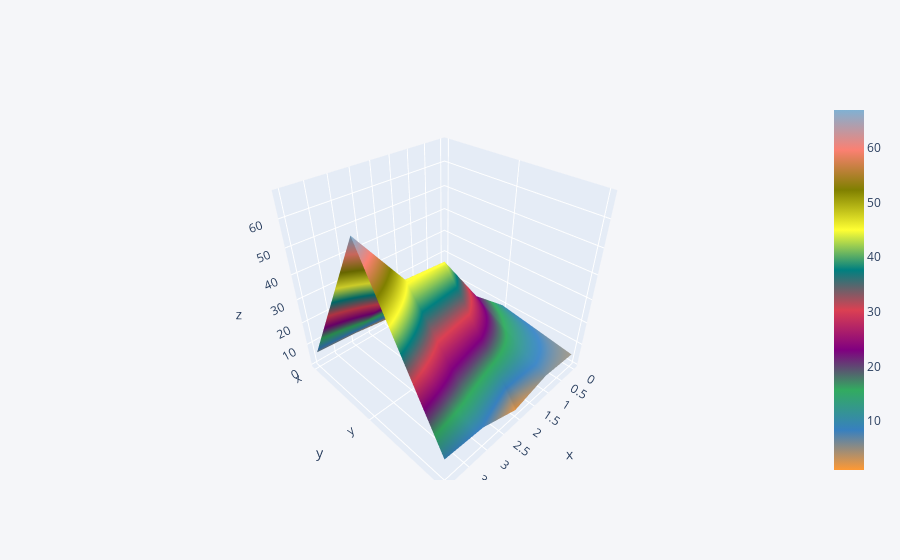

Here is the notebook cell this chart was saved with:
### Code cell
df3.iplot(kind='surface')

### Figure 1 — Plotly figure (JSON) as saved in the notebook; plotly's stock layout.template omitted (floating-point values rounded to 4 significant figures)
{"data": [{"colorscale": [[0, "rgb(255, 153, 51)"], [0.1111, "rgb(55, 128, 191)"], [0.2222, "rgb(50, 171, 96)"], [0.3333, "rgb(128, 0, 128)"], [0.4444, "rgb(219, 64, 82)"], [0.5556, "rgb(0, 128, 128)"], [0.6667, "rgb(255, 255, 51)"], [0.7778, "rgb(128, 128, 0)"], [0.8889, "rgb(251, 128, 114)"], [1, "rgb(128, 177, 211)"]], "type": "surface", "x": [0, 1, 2, 3, 4], "y": ["x", "y", "z"], "z": [[1, 2, 3, 5, 6], [10, 23, 45, 46, 67], [5, 6, 2, 8, 9]]}], "layout": {"legend": {"bgcolor": "#F5F6F9", "font": {"color": "#4D5663"}}, "paper_bgcolor": "#F5F6F9", "plot_bgcolor": "#F5F6F9", "title": {"font": {"color": "#4D5663"}}, "xaxis": {"gridcolor": "#E1E5ED", "showgrid": true, "tickfont": {"color": "#4D5663"}, "title": {"font": {"color": "#4D5663"}, "text": ""}, "zerolinecolor": "#E1E5ED"}, "yaxis": {"gridcolor": "#E1E5ED", "showgrid": true, "tickfont": {"color": "#4D5663"}, "title": {"font": {"color": "#4D5663"}, "text": ""}, "zerolinecolor": "#E1E5ED"}}}
